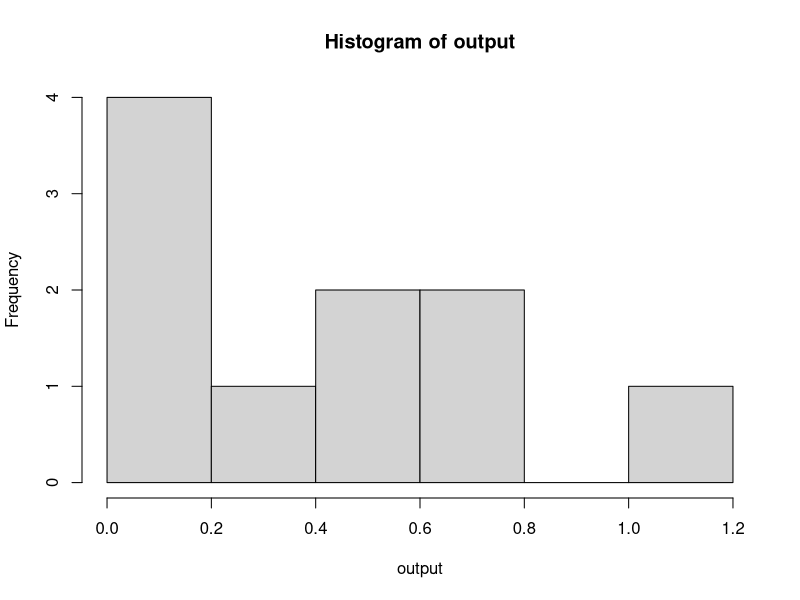
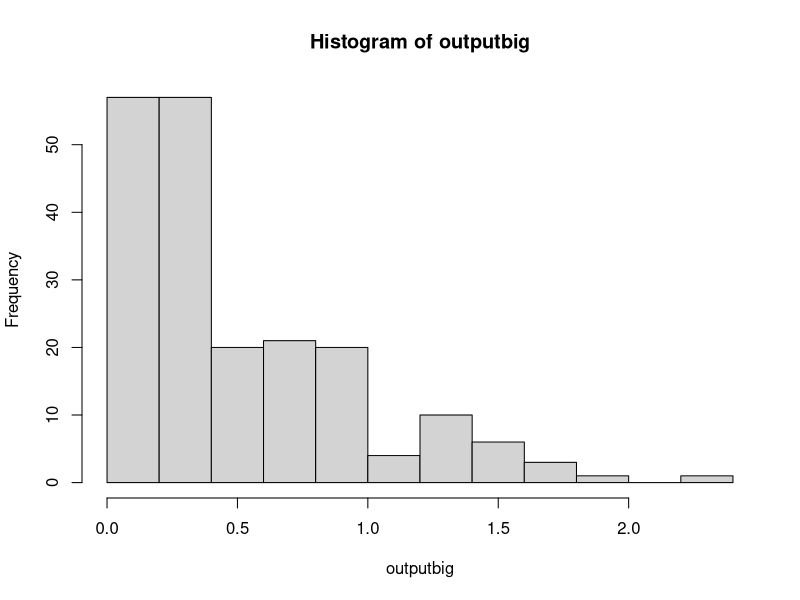
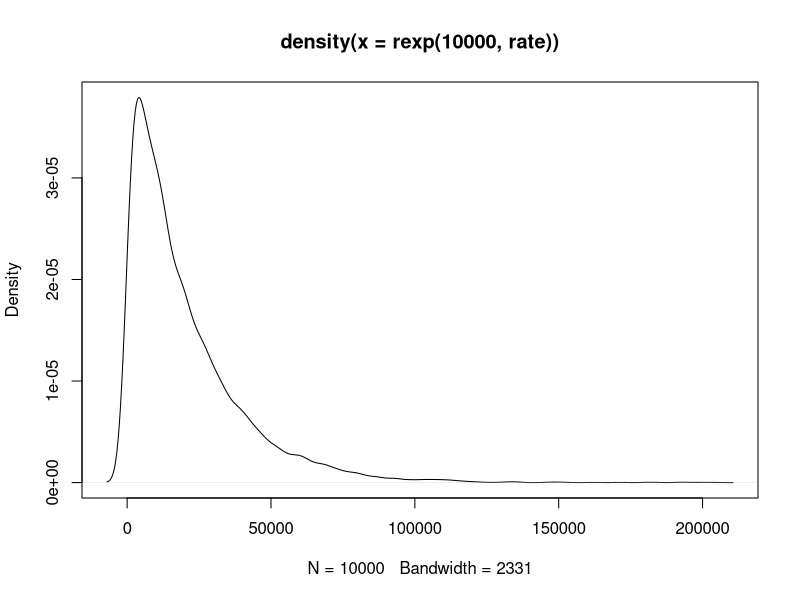
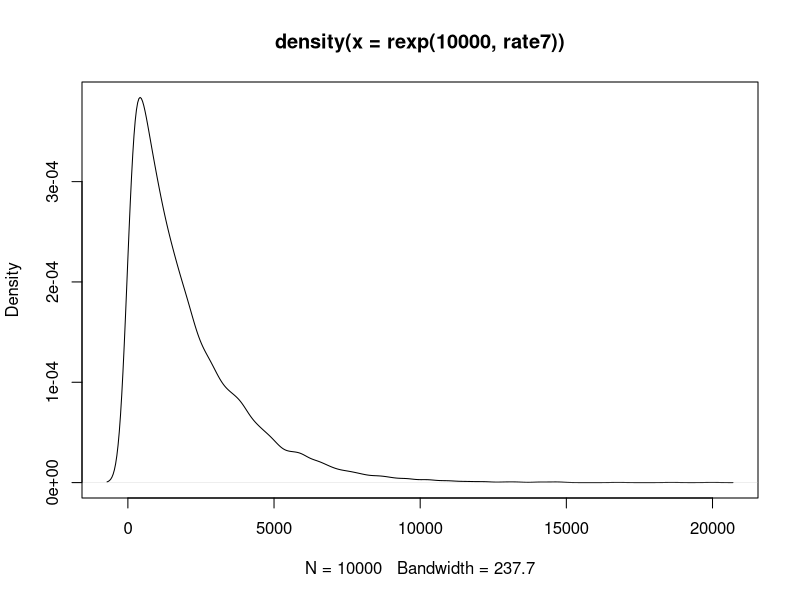
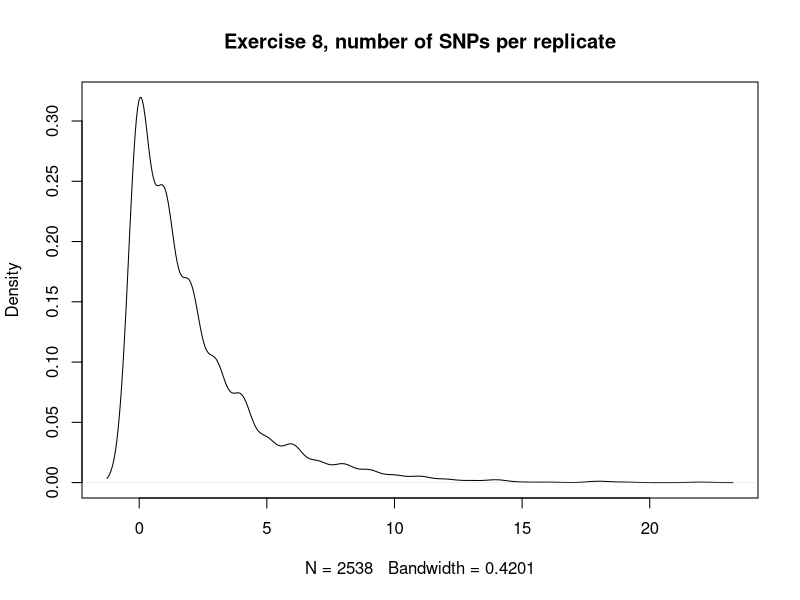
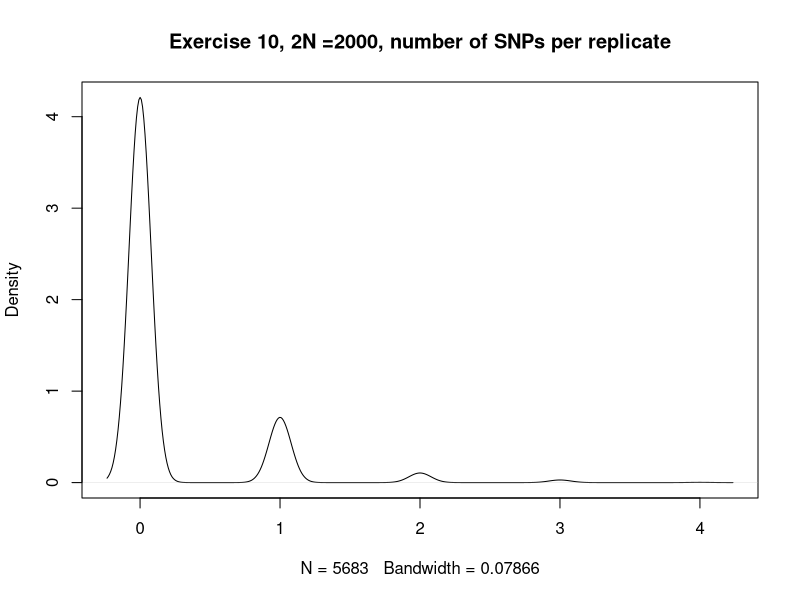

Generate these figures, in order, with R: (Note: this script raises an error after producing the figures.)
#M200A COALESCENCE EXERCISES,Dr. Kirk Lohmueller, Fall 2015
#Hayley Stansell
#
#
getwd()
setwd("C:\\Users\\Hayley\\eeb201hayleystansell")
getwd()
#
#
?rexp
#
output<-rexp(10,2)
#[1] 0.21809588 1.70468865 1.24958590 0.03783002 0.65334166 0.31265010 0.25168173 0.32412173 0.05198139 0.64820064
output
hist(output)
#This shows that most outputs are clustering just below 0.5
outputbig<-rexp(200,2)
outputbig
mean(outputbig)
#[1] 0.4781231
hist(outputbig)
#
#
#############################################################################################Exercise FIVE###############
#
#From previous work, it seems that the rate of coalescence should be 1/2N , where 2N is number of chromosomes
#
#
#############################################################################################EXERCISE SIX###############
#
#
rate<-1/20000
mean(rexp(10000, rate))
#[1] 19712.04
##########################a) what is the average time to most recent common ancestor in your simulation?
#19712.04 generations
##########################b) what is the theoretical expectation?
#20,000 generations
##########################c) how do the values compare?
# They are very close to one another. 
##########################d) make a density plot of simulated coalescent times
??densityplot
?density
?plot
density(rexp(10000,rate))
plot(density(rexp(10000,rate)))
#Success!!
##########################e) what is the standard deviation of the coal. times?
output<-rexp(10000,rate)
density(output)
sd(output)
#[1] 20371.65
#
#
#############################################################################################EXERCISE SEVEN#############
##answer parts a-e from Q6 for this simulation
# set 2N = 2000
#
rate7<-1/2000
mean(rexp(10000, rate7))
#[1] 2009.536
##########################a) what is the average time to most recent common ancestor in your simulation?
#2009.536 generations
##########################b) what is the theoretical expectation?
#2000 generations
##########################c) how do the values compare?
# They are very close to one another, just as in Exercise Six
##########################d) make a density plot of simulated coalescent times
density(rexp(10000,rate7))
plot(density(rexp(10000,rate7)))
#Success!! ---it looks nearly identical in shape to the plot from exercise six. 
#             The largest are occupies 0-5000, 1/10 of what was seen with the simulation where 2N=20000 (0-50000). It scales up.
##########################e) what is the standard deviation of the coal. times?
output7<-rexp(10000,rate7)
density(output7)
sd(output7)
#[1] 1999.717
#
##########################f) how does TMRCA from simulations in Q6 (2N =20,000) and Q7 (2N = 2,000) compare?
#  They are both theoretically (and approximately, in simulation) equal to 2N generations.
#  With the population size in Q7 being a tenth of the size of Q6, the resulting TMRCA is similarly one tenth. 
##########################g) what can you conclude about how the population size affects the expected coalescent time?
#  The expected coalescent time appears to scale in direct proportion with population size. 
#  As population size increases or decreases one way or another, the TMRCA is expected to shift accordingly and to the same degree.
#
#
#
##############################################################################################EXERCISE EIGHT#################
#
#POISSON RANDOM VARIABLES
?rpois
#rpois is the random variable generation for the Poisson dist. (there's also dpois, ppois, qpois)
#inputs are n, lambda . n is number of values to return, and lambda is a vector of (non-neg) means
# n is number of "draws", lambda is a rate parameter for the distribution -- rate = expected value (and variance) of the dist.
#
#given rate of occurence (here, 2), over a number of intervals (here, 10) 
#     - how many occurances of an event will there be in a given interval?
rpois(10,2)
#[1] 2 2 3 3 2 3 4 3 3 1
#
#simulate to show that the expected value of a given Poisson distribution is equal to the rate paramter (lambda)
mean(rpois(10000,2))
#[1] 1.9922 ----this mean is approximately 2 (the rate)
#
#getting workable syntax
2*10
1*(10^-4)
#[1] 1e-04
#
#
#
#################################a) add mutations to the geneologies (aka coal. times) simulated in Q6. 
# mu (aka lambda) = 1e-04
# coal. times from Q6 .... 2N = 20,000 . so, 20000 generations (theoretically)
# what is avg. # of SNPs/geneology (the mean! from the poisson)
#
rate8<-1/20000
rexp(10000, rate8) #gets 10,000 simulations of geneologies (coal. times) given 2N = 20,000. 
#10,000 similar/distributed coal. times. given those coal times...each output is an n...10,000 n's / draws for the Poisson
geneologies<-rexp(10000, rate8)
geneologies
#okay
#mean(rpois(geneologies, 1e-04))
#[1] 0 ....hmmmmmmm
#rpois(geneologies, 1e-04)
#all values are zero here.... hmmm
#for geneologies[i-10000]
rate<-1e-04 #no? is rate*geneology value?
rate
for (i in geneologies){
  rate<-1e-04*geneologies[i]
  rpois(i, rate)
  outputcheck<-rpois(i, rate)
  output<-mean(rpois(i,rate))
}
#slow-ish, but not locked up
output
outputcheck
length(outputcheck)
#[1] 0.0001249649
#very close to the rate!
#################################b) What is the average number of SNPs per geneology?
# From my simulation, it appears that the average number of SNPs per geneology closely approximates 
# the given input mutation rate of 0.0002. The number generated through my simulation was ~0.000125
#
#
#################################c) given that Theta = 4N(mu), what is theta predicted to be in this example?
Theta<-2*20000*(1e-04)
Theta
# 4, if working with theoretical values of N and mu . 

#~~~~~~~~~~~~~~~~~~~~~~~~~~~~~~~~~~~~~~~~~~~~~~~~~~~~~~~~~~~~~~~b) TAKE TWO
#feel like my output for b) was incorrect, a my rate did not factor in the length of each geneology as it went
geneologies<-rexp(10000, rate8)
geneologies
#okay
#mean(rpois(geneologies, 1e-04))
#[1] 0 ....hmmmmmmm
#rpois(geneologies, 1e-04)
#all values are zero here.... hmmm
#for geneologies[i-10000]

for (i in geneologies){
  rate<- 1e-04*geneologies #this worked! took out the [i] (had *geneologies[i])
  rpois(i, rate) #appears to output a bunch of values that seem okay....integer numbers, mostly under 5, some up to ~20
  output<-mean(rpois(i,rate))
}
#slow-ish, but not locked up
output
#[1] 1.95577 #avg number of SNPs/geneology
1e-04*20000
#[1] 2
# HERE, the output from this simulation appears to approximate the value of mu*number of geneologies....or, mu*coal.time. 
# So, the average number of SNPs per coalescent time (geneology), is approximating the rate of mutation for the 
# theoretical/ideal. parameters
#
#~~~~~~~~~~~~~~~~~~~~~~~~~~~~~~~~~~~~~~~~~~~~~~~~~~~~~~~~~~~c) BACK TO C
#################################c) given that Theta = 4N(mu), what is theta predicted to be in this example?
Theta<-2*20000*(1e-04) # = 4N(mu)
Theta
# [1] 2, if working with theoretical values of N and mu . 
#
#################################d) how does this value of theta compare to the average number of SNPs seen in the simmulations?
# Theta appears to be aaproximately equal to the average (or expected) number of SNPs per geneology (here, 2). 
#
#
#################################e) TOTALLY NEATZ!
#
#
#################################f) make a density plot of the number of SNPs per simulation replicate....
geneologies<-rexp(10000, rate8)
geneologies
#okay
#mean(rpois(geneologies, 1e-04))
#[1] 0 ....hmmmmmmm
#rpois(geneologies, 1e-04)
#all values are zero here.... hmmm
#for geneologies[i-10000]

for (i in geneologies){
  rate<- 1e-04*geneologies #this worked! took out the [i] (had *geneologies[i])
  rpois(i, rate) #appears to output a bunch of values that seem okay....integer numbers, mostly under 5, some up to ~20
  output<-(rpois(i,rate))
}
#slow-ish, but not locked up
#NOTE THAT I RAN THIS WITHOUT RUNNING THE ACTUAL FOR-LOOP, JUST DID WHAT WAS INSIDE IT....
output
#create density plot of output
density(output)
plot(density(output), main="Exercise 8, number of SNPs per replicate")
#interesting.................?
#
#
#
#
#########################################################################################EXERCISE TEN######################
#
#repeat all steps done for exercise 8, but 2N = 2000
#
# mu (aka lambda) = 1e-04
# coal. times from Q6 .... 2N = 2000 . so, 2000 generations (theoretically)
# what is avg. # of SNPs/geneology (the mean! from the poisson)
#
rate10<-1/2000
rexp(10000, rate10) #gets 10,000 simulations of geneologies (coal. times) given 2N = 2000. 
#10,000 similar/distributed coal. times. given those coal times...each output is an n...10,000 n's / draws for the Poisson
geneologies<-rexp(10000, rate10)
geneologies
#okay
#mean(rpois(geneologies, 1e-04))
#[1] 0 ....hmmmmmmm
#rpois(geneologies, 1e-04)
#all values are zero here.... hmmm
#for geneologies[i-10000]

for (i in geneologies){
  rateTEN<- 1e-04*geneologies #this worked! took out the [i] (had *geneologies[i])
  rpois(i, rateTEN) #appears to output a bunch of values that seem okay....integer numbers, mostly under 5, some up to ~20
  output<-(rpois(i,rateTEN))
}

output
#[1] 0.1923077 #avg number of SNPs/geneology EXERCISE 10
1e-04*2000
#[1] 0.2 for EXERCISE 10
# The output from this simulation appears to approximate the value of mu*number of geneologies....or, mu*coal.time. 
# So, the average number of SNPs per coalescent time (geneology), is approximating the rate of mutation for the 
# theoretical/ideal. parameters, as in exercise 8. 
density(output)
plot(density(output), main="Exercise 10, 2N =2000, number of SNPs per replicate")
# The density shown by this plot is of a similar patter to the 2N = 20000 simulation. 
# However, there are fewer peaks and the range of values is much, much smaller (max values around 4 or 5)
#
#
#
#
########################################################################################EXERCISE 11######################
#
??scatterplot
?ggplot
??ggplot
library(ggplot2)
#ehhhhhh, just try basic plot(x,y)
?plot
plot(geneologies, output)
length(geneologies) #[1] 10000
length(output) #[1] 52 .............hmmmmmm
length(rateTEN) #[1] 10000
rate10<-1/2000
rexp(10000, rate10) #gets 10,000 simulations of geneologies (coal. times) given 2N = 2000. 
#10,000 similar/distributed coal. times. given those coal times...each output is an n...10,000 n's / draws for the Poisson
geneologies<-rexp(10000, rate10)
geneologies
#bring up loop again:
for (i in length(geneologies)){
  
rateTEN<- 1e-04*geneologies #this worked! took out the [i] (had *geneologies[i])
  rpois(i, rateTEN) #appears to output a bunch of values that seem okay....integer numbers, mostly under 5, some up to ~20
  output<-(rpois(i,rateTEN))
}

output
length(output) # OKAY, NOW CORRECT LENGTH! (10000)
#length(i in geneologies) # error message...unexpected "in" ---CORRECTED
plot(geneologies, output)
#this looks rather weird? Well, the output can only be integers....so the lines are not so weird? 
#
#While I'm not sure how to describe this plot, my expectation was that as TMRCA increased along the x-axis, 
#the associated number of SNPs would increase accordingly. I'm not sure if the relationship would be linear, but I would 
#expect it to generally be a direct/positive relationship.  With the plot made for this exercise, it's not readily apparent
#how the TMRCA and number of SNPs relate. It does appear somewhat that the shorter TMRCAs are associated with fewer SNPs (output),
#however, the trend is not obvious. 
#
#
#
##############################################################################################EXERCISE TWELVE#################
#
#Given, sequenced a 10kb region of DNA from one individual (2 chromosomes = sample size). 
#effective mutation rate of 1e-04 for 10kbp INDEPENDENT EVIDENCE
#Observed 10 SNPs in that 10kb interval(region). (MUCH HIGHER THAN 1E-04 --- 0.0001)
#
#need to drag down script for Exercise 8
#


